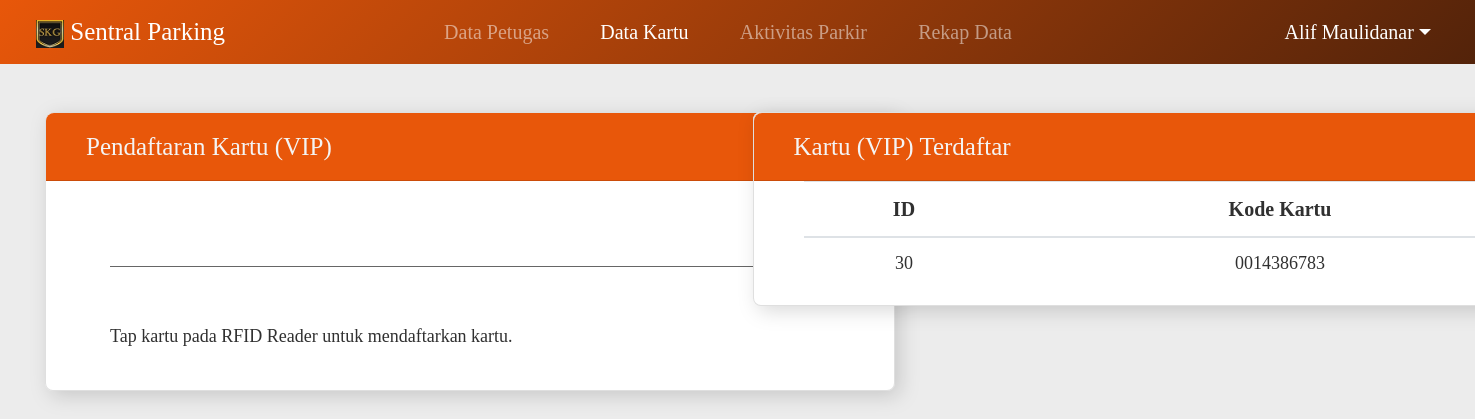
Page /mitra/daftar/vip.php on the committed database.
### tables this page shows
CREATE TABLE `kartu_daftar` (
  `id` int(5) NOT NULL,
  `id_kode_kartu` int(5) NOT NULL,
  `id_status` int(1) NOT NULL,
  `id_jenis` int(1) DEFAULT NULL
);

CREATE TABLE `kartu_kartu` (
  `id_kode_kartu` int(5) NOT NULL,
  `kode_kartu` varchar(10) NOT NULL
);

### mitra/daftar/vip.php (the view, shortened to what this page needs)
<!doctype html>
<html lang="en">
<head>
    <link rel="stylesheet" href="https://cdn.jsdelivr.net/npm/bootstrap@4.0.0/dist/css/bootstrap.min.css">
    <link rel="stylesheet" href="css/vip.css">
</head>
<body>
    <div class="container-fluid w-100">
        <nav class="navbar navbar-expand-lg navbar-dark d-flex gradien fixed-top w-100 align-middle">
            <a class="navbar-brand" href="../data-petugas-mitra.php">
                <img src="../../assets/logo/logo32x32.png" width="28" height="28" class="d-inline-block align-middle" alt="">
                Sentral Parking
            </a>
            <ul class="navbar-nav w-50 mx-auto d-flex align-items-center justify-content-center">
                <li class="nav-item w-100">
                    <div class="collapse navbar-collapse" id="navbarNavAltMarkup">
                        <div class="navbar-nav justify-content-around menu-lists">
                            <p class="nav-item nav-link menu"> </p>
                            <a class="nav-item nav-link menu" href="../data-petugas-mitra.php">Data Petugas</a>
                            <a class="nav-item nav-link menu active" href="../data-kartu-mitra.php">Data Kartu</a>
                            <a class="nav-item nav-link menu" href="../aktivitas-parkir-mitra.php">Aktivitas Parkir</a>
                            <a class="nav-item nav-link menu" href="../rekap-data-mitra.php">Rekap Data</a>
                            <p class="nav-item nav-link menu"> </p>
                        </div>
                    </div>
                </li>
            </ul>
            <ul class="navbar-nav profile d-flex align-items-center justify-content-end">
                <li class="nav-item dropdown active text-right">
                    <a class="nav-link dropdown-toggle tombol-profile d-flex align-items-center justify-content-end" href="#" id="navbarDropdown" role="button" data-toggle="dropdown" aria-haspopup="true" aria-expanded="false">
                        Alif Maulidanar
                    </a>
                </li>
            </ul>
        </nav>
        <div class="container-fluid">
            <div class="row w-100 marpad-1 justify-content-around mx-auto">
                <div class="col-lg-6">
                    <div class="area-mp mx-auto">
                        <div class="card masuk">
                            <div class="card-header">
                                <ul class="list-inline w-100 h-100 d-flex justify-content-start baris-judul-masuk">
                                    <li class="list-inline-item judul d-flex align-items-center">Pendaftaran Kartu (VIP)</li>
                                </ul>
                            </div>
                            <div class="container form-kendaraan">
                                <form action="" method="post">
                                    <div class="row w-100 justify-content-center kendaraan">
                                        <div class="col-lg-11 w-100 identitas">
                                            <div class="row">
                                                <div class="col form-group">
                                                    <input type="text" class="form-control plat text-center" name="kode_kartu" id="kode_kartu">
                                                </div>
                                            </div>
                                        </div>
                                    </div>
                                    <div class="row justify-content-start">
                                        <span class="success-message">
                                            <?php
                                                function teksDef() {
                                                    echo 'Tap kartu pada RFID Reader untuk mendaftarkan kartu.';
                                                }
                                                $def = teksDef();
                                            ?>
                                        </span>
                                    </div>
                                </form>
                            </div>
                        </div>
                    </div>
                </div>
                <div class="col-lg-6">
                    <div class="area-kp mx-auto">
                        <div class="card keluar">
                            <div class="card-header">
                                <ul class="list-inline w-100 h-100 d-flex justify-content-start baris-judul-keluar">
                                    <li class="list-inline-item judul d-flex align-items-center">Kartu (VIP) Terdaftar</li>
                                </ul>
                            </div>
                            <div class="container form-kendaraan">
                                <div class="row w-100 d-flex justify-content-center baris-tabel-petugas">
                                    <div class="col-lg-12">
                                        <table class="table table-responsive-lg table-hover tabel-kendaraan">
                                            <thead>
                                                <tr>
                                                    <th scope="col">ID</th>
                                                    <th scope="col">Kode Kartu</th>
                                                </tr>
                                            </thead>
                                            <tbody>
                                                <?php
                                                    include '../../config/koneksi2.php';
                                                    $query = mysqli_query($con, "SELECT kartu_daftar.id_kode_kartu, kartu_daftar.id_status, kartu_kartu.id_kode_kartu, kartu_kartu.kode_kartu FROM kartu_daftar, kartu_kartu WHERE kartu_daftar.id_status = '4' AND kartu_daftar.id_jenis = '3' AND kartu_daftar.id_kode_kartu = kartu_kartu.id_kode_kartu");
                                                    if($query->num_rows > 0){
                                                        while($row = $query-> fetch_assoc()){
                                                            echo "<tr>
                                                                <td>$row[id_kode_kartu]</td>
                                                                <td>$row[kode_kartu]</td>
                                                            </tr>";
                                                        }
                                                    } else {
                                                        echo "<h5>Data kartu tidak ditemukan.</h5>";
                                                    }
                                                ?>
                                            </tbody>
                                    </table>
                                    </div>
                                </div>
                            </div>
                        </div>
                    </div>
                </div>
            </div>
        </div>
</body>
</html>

### mitra/daftar/css/vip.css (style rules this page uses)
body, html { font-family: 'Noto Sans Regular'; background-color: #ECECEC; }
.navbar { width: 100%; }
.navbar-nav { width: 100%; margin-right: 1.25rem; }
.gradien { background-image: linear-gradient(135deg, #E8570A, #53230A); }
.navbar-brand { font-family: "Noto Sans Bold"; font-size: 1.563rem; margin-left: 1.25rem; }
.menu-lists { margin: 0; }
.menu { font-family: "Noto Sans Semibold"; font-size: 1.25rem; }
.profile { width: 14rem; margin-right: 1.25rem; margin-left: 0; }
.tombol-profile { font-size: 1.25rem; }
.area-mp { width: 53.125rem; background-color: #FFFFFF; color: #303030; border-radius: 8px; }
.kendaraan { margin-left: 0; }
.area-kp { width: 53.125rem; background-color: #FFFFFF; color: #303030; border-radius: 8px; }
.card { filter: drop-shadow(5px 5px 10px rgba(0, 0, 0, 0.15)); }
.marpad-1 { padding-top: 7rem; }
.masuk .card-header { background-color: #E8570A; border-radius: 8px 8px 0 0; font-size: 1.563rem; font-family: "Noto Sans Semibold"; height: 4.25rem; }
.judul { color: #F4F4F4; margin-left: 1.25rem; }
.masuk { border-radius: 8px; }
.form-control { color: #666666; background-color: #f4f4f4; font-size: 1.25rem; border: none; border-bottom: 1px solid #666666; padding-left: 0; padding-right: 0; padding-bottom: .938rem; border-radius: 0; background: none; }
.plat { padding-top: 2.5rem !important; }
.keluar .card-header { background-color: #E8570A; border-radius: 8px 8px 0 0; font-size: 1.563rem; font-family: "Noto Sans Semibold"; height: 4.25rem; }
.keluar { border-radius: 8px; }
.tabel-kendaraan { color: #303030; width: 47rem; font-size: 1.125rem; margin-left: 1.25rem; margin-right: 1.25rem; }
.tabel-kendaraan thead, .tabel-petugas thead { font-size: 1.25rem; text-align: center; }
.tabel-kendaraan td, .tabel-petugas td { text-align: center; }
.baris-tabel-petugas { margin-left: 0; }
.success-message { font-family: 'Noto Sans SemiBold'; font-size: 1.125rem; margin-top: 2.5rem; margin-bottom: 2.5rem; margin-left: 4rem; }

### rows in the picture
kartu_daftar: id_kode_kartu.id_kode_kartu "30", id_kode_kartu.kode_kartu "0014386783"
